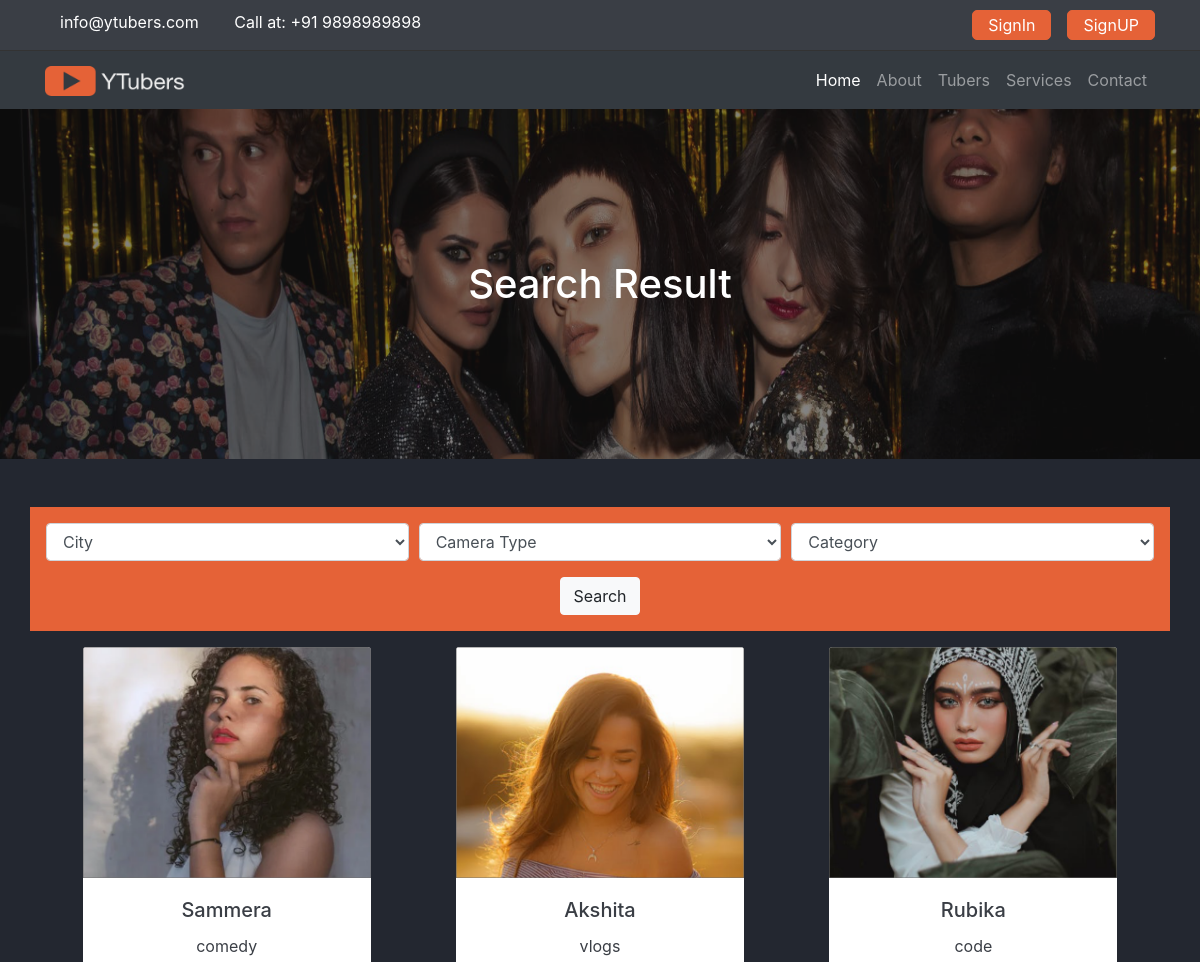
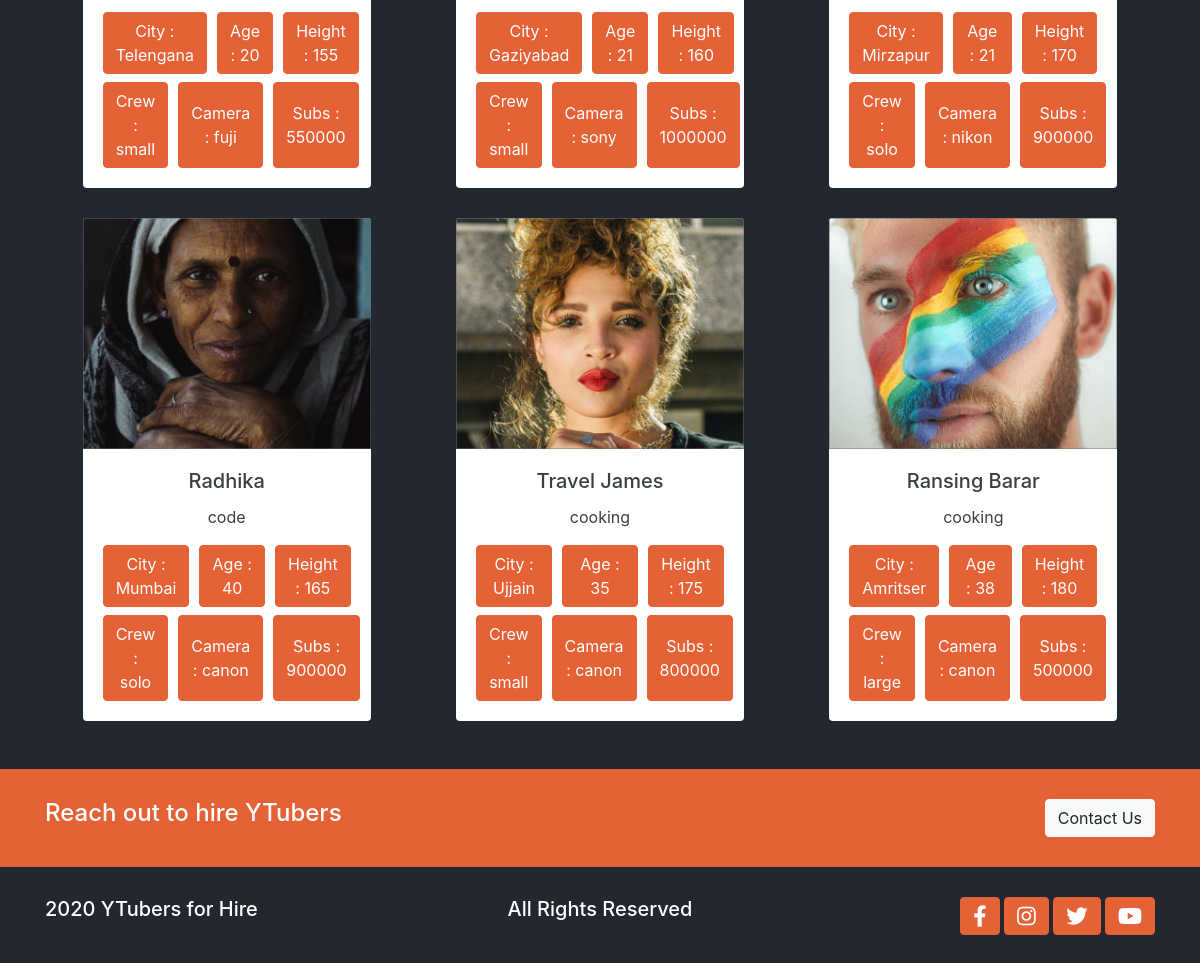
Page /youtubers/search on the committed database (2 pictures, top to bottom).
### youtubers/models.py (models this page shows)
class Youtuber(models.Model):
	crew_choices=(
		  ('solo','solo'),
		  ('small','small'),
		  ('large','large'),
		)
	camera_choices=(
		  ('canon','canon'),
		  ('nikon','nikon'),
		  ('sony','sony'),
		  ('red','red'),
		  ('fuji','fuji'),
		  ('panasonic','panasonic'),
		  ('other','other'),
		)
	category_choices=(
		  ('code','code'),
		  ('mobilereview','mobile_review'),
		  ('cooking','cooking'),
		  ('vlogs','vlogs'),
		  ('comedy','comedy'),
		  ('music','music'),
		  ('gaming','gaming'),
		)
	name = models.CharField(max_length=255)
	price = models.IntegerField()
	photo = models.ImageField(upload_to='media/ytubers/%y/%m/')
	vedio_url = models.CharField(max_length=255)
	description = RichTextField()
	city = models.CharField(max_length=255)
	age = models.IntegerField()
	hight = models.IntegerField()
	crew = models.CharField(choices=crew_choices,max_length=255)
	camera_type = models.CharField(choices=camera_choices,max_length=255)
	subs_count = models.CharField(max_length=255)
	category = models.CharField(choices=category_choices,max_length=255)
	is_featured = models.BooleanField(default=False)
	created_date = models.DateTimeField(default=datetime.now, blank=True)

### youtubers/views.py (the view)
# urls.py: path('search',views.search,name="search"),
def search(request):
	tubers = Youtuber.objects.order_by('-created_date')
	city_search = Youtuber.objects.values_list('city',flat=True).distinct()
	camera_type_search = Youtuber.objects.values_list('camera_type',flat=True).distinct()
	category_search = Youtuber.objects.values_list('category',flat=True).distinct()
	if 'keyword' in request.GET:
		keyword = request.GET['keyword']
		if keyword:
			tubers = tubers.filter(description__icontains=keyword)
	if 'city' in request.GET:
		city = request.GET['city']
		if city:
			tubers = tubers.filter(city__iexact=city)
	if 'camera_type' in request.GET:
		camera_type = request.GET['camera_type']
		if camera_type:
			tubers = tubers.filter(camera_type__iexact=camera_type)
	if 'category' in request.GET:
		category = request.GET['category']
		if category:
			tubers = tubers.filter(category__iexact=category)
	data = {
	    'tubers' : tubers,
	    'city_search' : city_search,
	    'camera_type_search' : camera_type_search,
	    'category_search' : category_search,
	}
	return render(request,'youtubers/search.html',data)

### templates/youtubers/search.html (shortened to what this page needs)
{%extends 'base.html' %}
{% load static %}
{% block content %}
 <main class="searchpage">
    <div class="banner">
      <img src="{% static './assets/images/bg-banner.png' %}" alt="" class="img-fluid w-100">
      <h1 class="text-center">
        Search Result
      </h1>
    </div>
    <section class="searchbox container mt-5 p-3 bg-accent">
      <form method="GET" action="{% url 'search' %}">
        <div class="form-row">
          <div class="form-group col-md-4">
            <select name="city" id="inputState" class="form-control">
              <option selected disabled hidden>City</option>
            </select>
          </div>
          <div class="form-group col-md-4">
            <select name="camera_type" id="inputState" class="form-control">
              <option selected disabled hidden>Camera Type</option>
            </select>
          </div>
          <div class="form-group col-md-4">
            <select name="category" id="inputState" class="form-control">
              <option selected disabled hidden>Category</option>
            </select>
          </div>
        </div>
         <div class="text-center">
        <button class="btn btn-light">Search</button>
      </div>
      </form>
    </section>
    <section class="search-results container mt-3 grid">
            {% for tuber in tubers %}
            <div class="card border-0 text-center">
              <div class="feature-text">
              	<a href="{% url 'youtubers_detail' tuber.id %}">
                <img src="{{ tuber.photo.url }}" class="card-img-top" alt="team-member">
                </a>
              </div>
              <div class="card-body">
                <h5 class="card-title">{{ tuber.name }}</h5>
                <p class="card-text">{{ tuber.category }}</p>
                <div class="person-description mt-2">
                  <button class="btn btn-accent"> City : {{ tuber.city }}</button>
                  <button class="btn btn-accent"> Age : {{ tuber.age }}</button>
                  <button class="btn btn-accent"> Height : {{ tuber.hight }}</button>
                </div>
                <div class="person-description mt-2">
                  <button class="btn btn-accent"> Crew : {{ tuber.crew }} </button>
                  <button class="btn btn-accent"> Camera : {{ tuber.camera_type }} </button>
                  <button class="btn btn-accent"> Subs : {{ tuber.subs_count }}</button>
                </div>
              </div>
            </div>
            {% endfor %}
    </section>
  </main>
{% endblock %}

### tubers/static/css/base.css (style rules this page uses)
:root { --primary: #232730; --secondary: #3a3e45; --white: #888787; --accent: #e56237; }
body { background-color: var(--primary); color: #fff; }
a { color: #fff; }
.btn-accent { background-color: var(--accent); color: #fff; border-color: var(--accent); outline: none; }
.card { color: var(--secondary); width: 18rem; }
main { overflow: hidden; }

### tubers/static/css/utils.css (style rules this page uses)
.bg-accent { color: #ffffff; background-color: var(--accent); }
.banner { position: relative; }
.banner img { height: 350px; width: 100%; }
.banner h1 { position: absolute; top: 50%; left: 50%; transform: translate(-50%, -50%); }
.grid { display: grid; grid-template-columns: 1fr 1fr 1fr; row-gap: 30px; column-gap: 10px; }
.feature-text { position: relative; }
.person-description { display: grid; grid-template-columns: 1fr 1fr 1fr; column-gap: 10px; }

### tubers/static/css/style.css (style rules this page uses)
.search-results { justify-items: center; }

### rows in the picture
Youtuber: photo (picture), name "Sammera", category "comedy", city "Telengana", age "20", hight "155", crew "small", camera_type "fuji", subs_count "550000"
Youtuber: photo (picture), name "Akshita", category "vlogs", city "Gaziyabad", age "21", hight "160", crew "small", camera_type "sony", subs_count "1000000"
Youtuber: photo (picture), name "Rubika", category "code", city "Mirzapur", age "21", hight "170", crew "solo", camera_type "nikon", subs_count "900000"
Youtuber: photo (picture), name "Radhika", category "code", city "Mumbai", age "40", hight "165", crew "solo", camera_type "canon", subs_count "900000"
Youtuber: photo (picture), name "Travel James", category "cooking", city "Ujjain", age "35", hight "175", crew "small", camera_type "canon", subs_count "800000"
Youtuber: photo (picture), name "Ransing Barar", category "cooking", city "Amritser", age "38", hight "180", crew "large", camera_type "canon", subs_count "500000"
